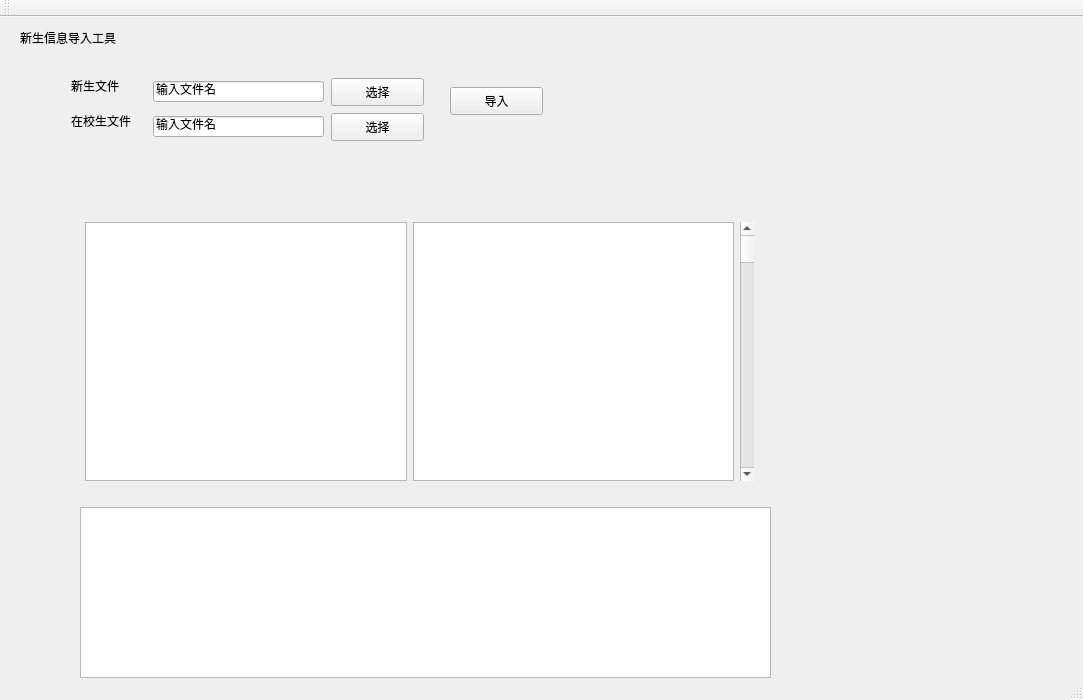
<?xml version="1.0" encoding="UTF-8"?>
<ui version="4.0">
 <class>MainWindow</class>
 <widget class="QMainWindow" name="MainWindow">
  <property name="geometry">
   <rect>
    <x>0</x>
    <y>0</y>
    <width>1083</width>
    <height>700</height>
   </rect>
  </property>
  <property name="windowTitle">
   <string>MainWindow</string>
  </property>
  <widget class="QWidget" name="centralWidget">
   <widget class="QLabel" name="label">
    <property name="geometry">
     <rect>
      <x>20</x>
      <y>10</y>
      <width>131</width>
      <height>21</height>
     </rect>
    </property>
    <property name="text">
     <string>新生信息导入工具</string>
    </property>
   </widget>
   <widget class="QLabel" name="label_2">
    <property name="geometry">
     <rect>
      <x>71</x>
      <y>96</y>
      <width>75</width>
      <height>16</height>
     </rect>
    </property>
    <property name="text">
     <string>在校生文件</string>
    </property>
   </widget>
   <widget class="QLabel" name="label_3">
    <property name="geometry">
     <rect>
      <x>71</x>
      <y>61</y>
      <width>60</width>
      <height>16</height>
     </rect>
    </property>
    <property name="text">
     <string>新生文件</string>
    </property>
   </widget>
   <widget class="QLineEdit" name="freshFileName">
    <property name="geometry">
     <rect>
      <x>153</x>
      <y>64</y>
      <width>171</width>
      <height>21</height>
     </rect>
    </property>
    <property name="text">
     <string>输入文件名</string>
    </property>
   </widget>
   <widget class="QLineEdit" name="studentFileName">
    <property name="geometry">
     <rect>
      <x>153</x>
      <y>99</y>
      <width>171</width>
      <height>21</height>
     </rect>
    </property>
    <property name="text">
     <string>输入文件名</string>
    </property>
   </widget>
   <widget class="QPushButton" name="freshButton">
    <property name="geometry">
     <rect>
      <x>331</x>
      <y>61</y>
      <width>93</width>
      <height>28</height>
     </rect>
    </property>
    <property name="text">
     <string>选择</string>
    </property>
   </widget>
   <widget class="QPushButton" name="studentButton">
    <property name="geometry">
     <rect>
      <x>331</x>
      <y>96</y>
      <width>93</width>
      <height>28</height>
     </rect>
    </property>
    <property name="text">
     <string>选择</string>
    </property>
   </widget>
   <widget class="QPushButton" name="importButton">
    <property name="geometry">
     <rect>
      <x>450</x>
      <y>70</y>
      <width>93</width>
      <height>28</height>
     </rect>
    </property>
    <property name="text">
     <string>导入</string>
    </property>
   </widget>
   <widget class="QTextBrowser" name="textBrowser">
    <property name="geometry">
     <rect>
      <x>80</x>
      <y>490</y>
      <width>691</width>
      <height>171</height>
     </rect>
    </property>
   </widget>
   <widget class="QWidget" name="">
    <property name="geometry">
     <rect>
      <x>74</x>
      <y>194</y>
      <width>691</width>
      <height>281</height>
     </rect>
    </property>
    <layout class="QHBoxLayout" name="horizontalLayout">
     <item>
      <widget class="QTextEdit" name="freshEdit"/>
     </item>
     <item>
      <widget class="QTextEdit" name="studentEdit"/>
     </item>
     <item>
      <widget class="QScrollBar" name="verticalScrollBar">
       <property name="orientation">
        <enum>Qt::Vertical</enum>
       </property>
      </widget>
     </item>
    </layout>
   </widget>
  </widget>
  <widget class="QToolBar" name="mainToolBar">
   <attribute name="toolBarArea">
    <enum>TopToolBarArea</enum>
   </attribute>
   <attribute name="toolBarBreak">
    <bool>false</bool>
   </attribute>
  </widget>
  <widget class="QStatusBar" name="statusBar"/>
 </widget>
 <layoutdefault spacing="6" margin="11"/>
 <resources/>
 <connections/>
</ui>
